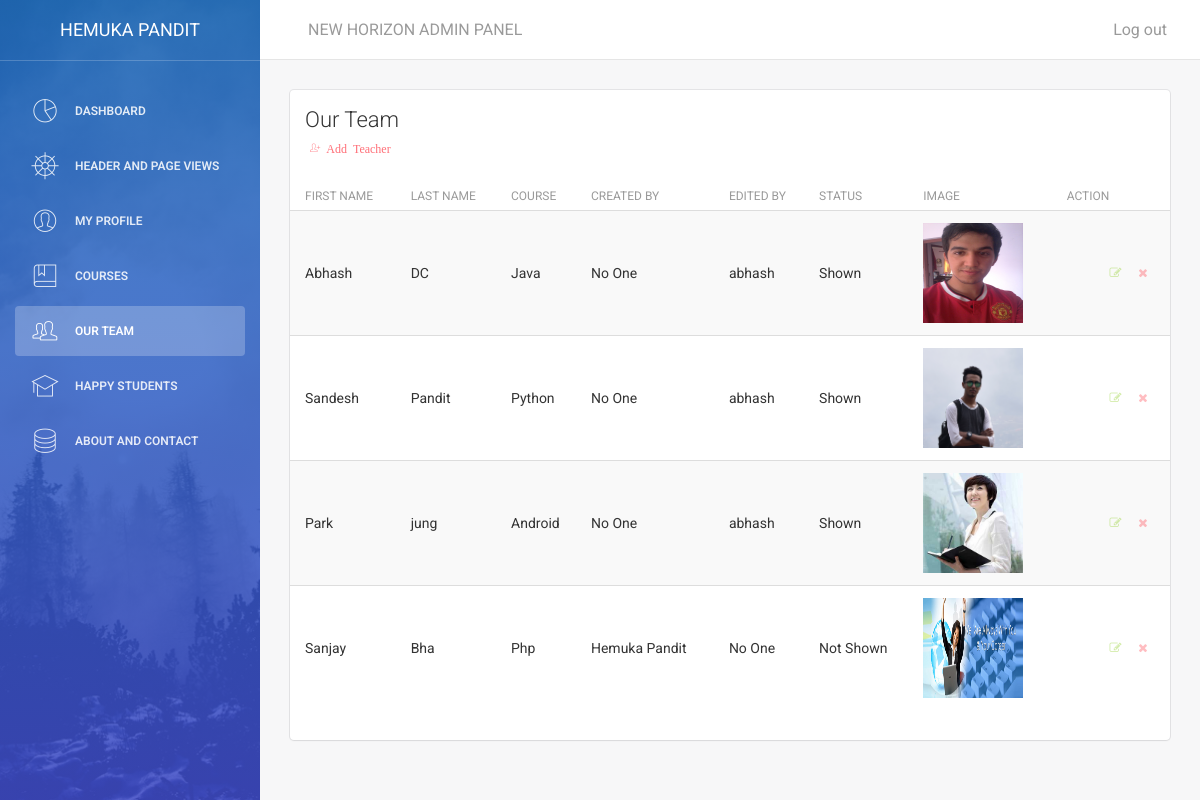
Page /admin/main.php?id=4 (signed in) on the committed database.
### tables this page shows
CREATE TABLE `teacherdetails` (
  `tid` int(250) NOT NULL,
  `tfname` varchar(250) NOT NULL,
  `tlname` varchar(250) NOT NULL,
  `tcourse` varchar(250) NOT NULL,
  `timagepath` varchar(250) NOT NULL,
  `timage` varchar(250) NOT NULL,
  `created` int(250) NOT NULL,
  `edited` int(250) NOT NULL,
  `status` tinyint(2) NOT NULL
);

### admin/class/aptech.dbConnect.php (called while the page is built, shortened)
<?php
class dbConnect
{
  public function __construct()
   {
     $this->db=new mysqli(DB_SERVER,DB_USER,DB_PASSWORD,DB_DATABASE);
   }
}
?>

### admin/class/class.team.php (the view, shortened to what this page needs)
<?php
include_once('aptech.dbConnect.php');
class team extends dbConnect
{
  public function displayTeam()
  {
    $sql="SELECT * FROM `teacherdetails`";
    $result=(mysqli_query($this->db,$sql));
    while($row=mysqli_fetch_array($result))
    {
      $a=$row['created'];
      $b=$row['edited'];
      $sql1="SELECT * FROM `adminlogin` where id='$a'";
      $results=(mysqli_query($this->db,$sql1));
      $created="No One";
      while($rows=mysqli_fetch_array($results))
      {
        $created=$rows['name'];
      }
      $sql2="SELECT * FROM `adminlogin` where id='$b'";
      $result2=(mysqli_query($this->db,$sql2));
      $edited="No One";
      while($row2=mysqli_fetch_array($result2))
      {
        $edited=$row2['name'];
      }
      if($row['status']==1)
      {
        $status="Shown";
      }
      else {
        $status="Not Shown";
      }
      echo'
      <tr>
      <td>'.$row['tfname'].'</td>
      <td>'.$row['tlname'].'</td>
      <td>'.$row['tcourse'].'</td>
      <td>'.$created.'</td>
      <td>'.$edited.'</td>
      <td>'.$status.'</td>
      <td><img src='.$row['timagepath'].' height=100 width=100></td>
      <td class="td-actions text-right">
      <a href="main.php?id=team&t=tedit&tid='.$row["tid"].'"> <button type="button" rel="tooltip" title="Edit" class="btn btn-success btn-simple btn-xs">
      <i class="fa fa-edit"></i>
      </button> </a>
      <a href="main.php?id=team&t=tdelete&tid='.$row["tid"].'"><button type="button" rel="tooltip" title="Remove" class="btn btn-danger btn-simple btn-xs">
      <i class="fa fa-times"></i>
      </button> </a>
      </td>
      </tr>';
    }
  }
}
?>

### rows in the picture
teacherdetails: tfname "Abhash", tlname "DC", tcourse "Java", created "No One", adminlogin.name "abhash", status "Shown", timagepath (picture)
teacherdetails: tfname "Sandesh", tlname "Pandit", tcourse "Python", created "No One", adminlogin.name "abhash", status "Shown", timagepath (picture)
teacherdetails: tfname "Park", tlname "jung", tcourse "Android", created "No One", adminlogin.name "abhash", status "Shown", timagepath (picture)
teacherdetails: tfname "Sanjay", tlname "Bha", tcourse "Php", adminlogin.name "Hemuka Pandit", edited "No One", status "Not Shown", timagepath (picture)

### other values in the picture
$_SESSION['uname'] "HEMUKA PANDIT"
